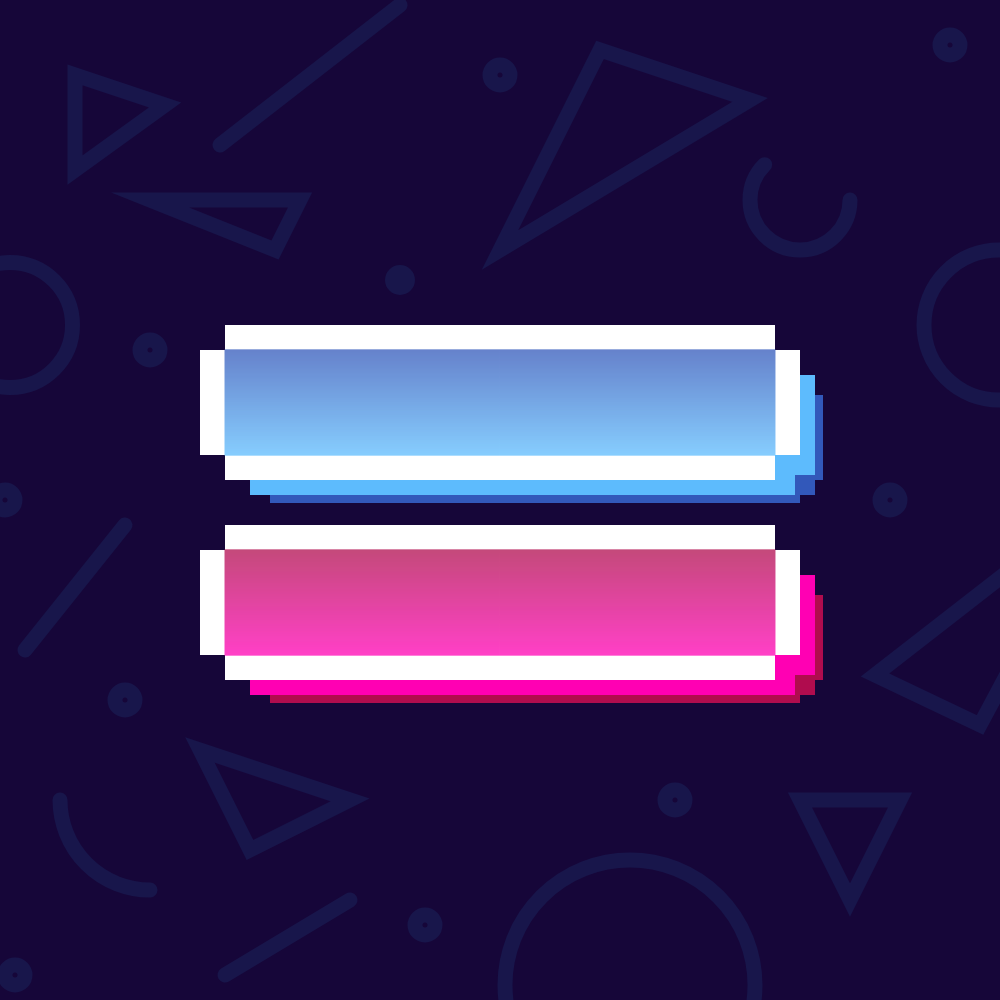
Frame 1 (no input)
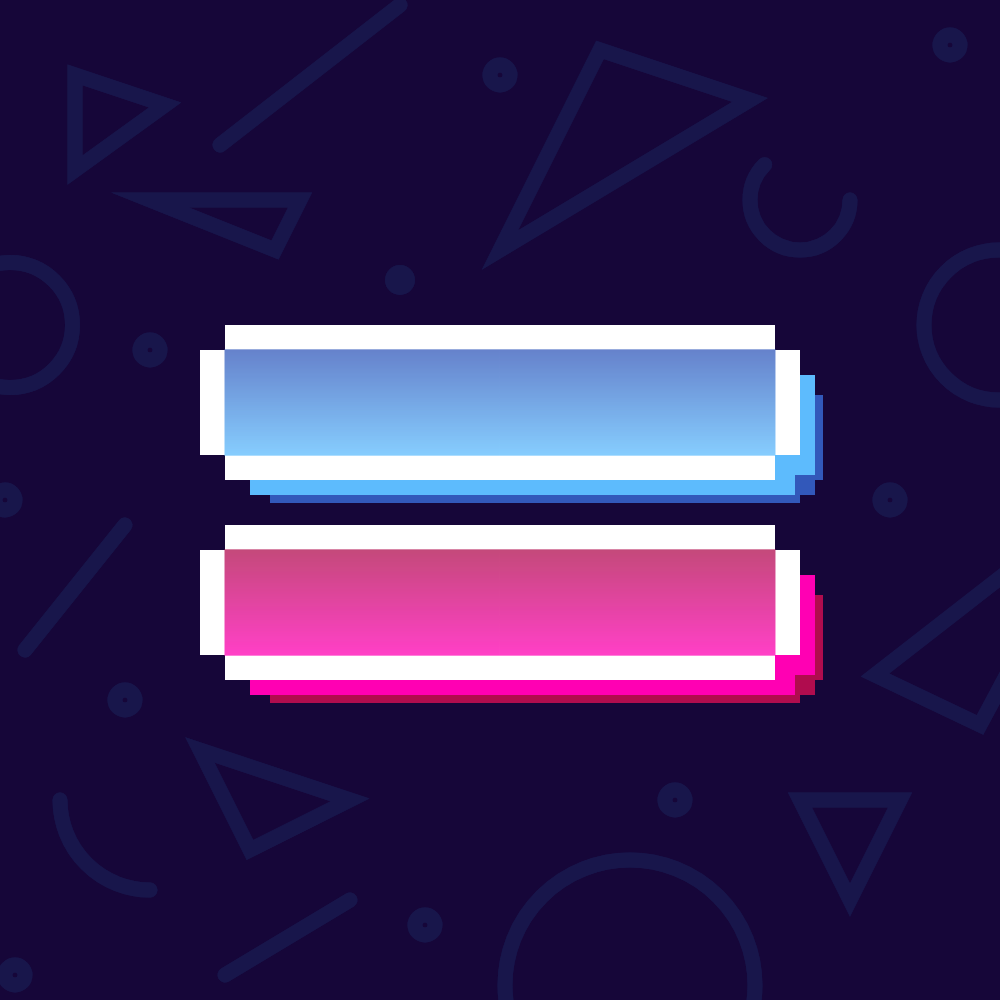
Frame 2 (the mouse pressed at the canvas centre, redrawn once)

The p5.js sketch that drew these frames (run headless with seeded random() and noise() and a simulated clock; the mouse was pressed at the canvas centre and the sketch redrawn once):

// p5.js sketch
// ── sketch.js
//refrence code: https://p5js.org/examples/color-linear-gradient.html

// Constants
const Y_AXIS = 1;
const Y_AXISv2 = 2;
let b1, b2, c1, c2, k1, k2;


function draw() {
  noStroke()

  fill(255, 255, 255);
  //left outline
  rect(200, 350, 25, 105);
  rect(200, 550, 25, 105);
  //right outline
  rect(775, 350, 25, 105);
  rect(775, 550, 25, 105);
  //top outline
  rect(225, 325, 550, 25);
  rect(225, 525, 550, 25);
  //bottom outline
  rect(225, 455, 550, 25);
  rect(225, 655, 550, 25);
  //full boiis
  rect(225, 350, 550, 105);
  rect(225, 550, 550, 105);

  //gradient layering 1 top
  fill(93, 187, 253);
  rect(800, 375, 15, 105);
  rect(250, 480, 550, 15);
  rect(775, 455, 25, 25);
  //gradient layering 1 bottom
  fill(255, 0, 179);
  rect(800, 575, 15, 105);
  rect(250, 680, 550, 15);
  rect(775, 655, 25, 25);

  //gradient layering 2 top
  fill(50, 88, 186);
  rect(815, 395, 8, 85);
  rect(270, 495, 530, 8);
  rect(795, 475, 20, 20);
  //gradient layering 2 bottom
  fill(176, 12, 78);
  rect(815, 595, 8, 85);
  rect(270, 695, 530, 8);
  rect(795, 675, 20, 20);


  //bkr fun arcade confeti paths
    //https://p5js.org/reference/#/p5/arc
    //https://p5js.org/reference/#/p5/triangle
    //https://p5js.org/reference/#/p5/line
    stroke(24, 22, 75);
    noFill();
    strokeWeight(15)
    arc(800, 200, 100, 100, 0, PI + QUARTER_PI, OPEN);
    arc(150, 800, 180, 180, HALF_PI, PI);
    triangle(75, 75, 75, 170, 165, 105);
    triangle(800, 800, 850, 900, 900, 800);
    triangle(150, 200, 300, 200, 275, 250);
    triangle(200, 750, 250, 850, 350, 800);
    triangle(875, 675, 980, 725, 1100, 500);
    triangle(500, 250, 600, 50, 750, 100);
    circle(500, 75, 20);
    circle(125, 700, 20);
    circle(425, 925, 20);
    circle(675, 800, 20);
    circle(150, 350, 20);
    circle(5, 500, 20);
    circle(950, 45, 20);
    circle(15, 975, 20);
    circle(890, 500, 20);
    circle(10, 325, 125);
    circle(630, 985, 250);
    circle(400, 280, 15);
    circle(999, 325, 150);

    line(350, 900, 225, 975);
    line(125, 525, 25, 650);
    line(220, 145, 400, 5);

    strokeWeight(1)


  //gradient code continues here:
  noStroke()
  setGradient(225, 350, 550, 105, c1, c2, Y_AXIS);
  setGradient(225, 550, 550, 105, k2, k1, Y_AXISv2);
}

function setGradient(x, y, w, h, c1, c2, axis) {
  noFill();

  if (axis === Y_AXIS) {
    // Top to bottom gradient
    for (let i = y; i <= y + h; i++) {
      let inter = map(i, y, y + h, 0, 1);
      let c = lerpColor(c1, c2, inter);
      stroke(c);
      line(x, i, x + w, i);
    }
  } else if (axis === Y_AXISv2) {
    // reversing code above to make opposite
    for (let i = y; i <= y + h; i++) {
      let inter = map(i, y, y + h, 0, 1);
      let c = lerpColor(k1, k2, inter);
      stroke(c);
      line(x, i, x + w, i);
    }
  }
}

function setup() {
    createCanvas(1000, 1000);
    background(22, 6, 57)

    b1 = color(255);
    b2 = color(0);
    c1 = color(50, 88, 186);
    c2 = color(93, 187, 253);
    k1 = color(176, 12, 78);
    k2 = color(255, 0, 179);
  
    noLoop();
}
